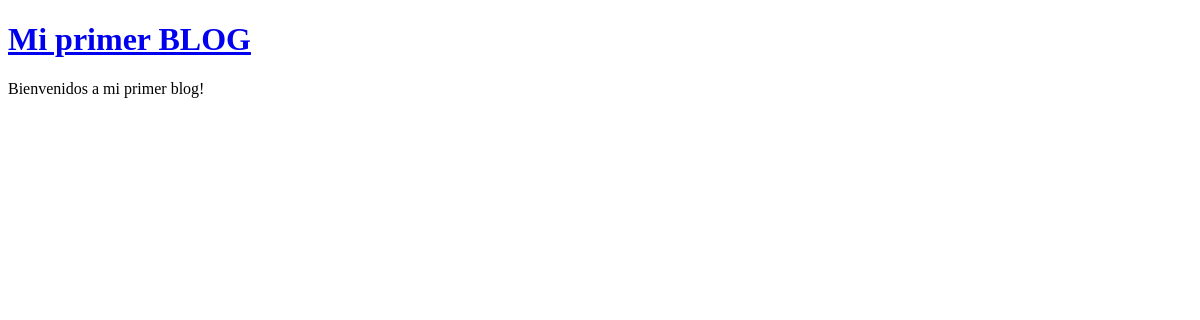
/blog/, run on an earlier commit of the app's database.
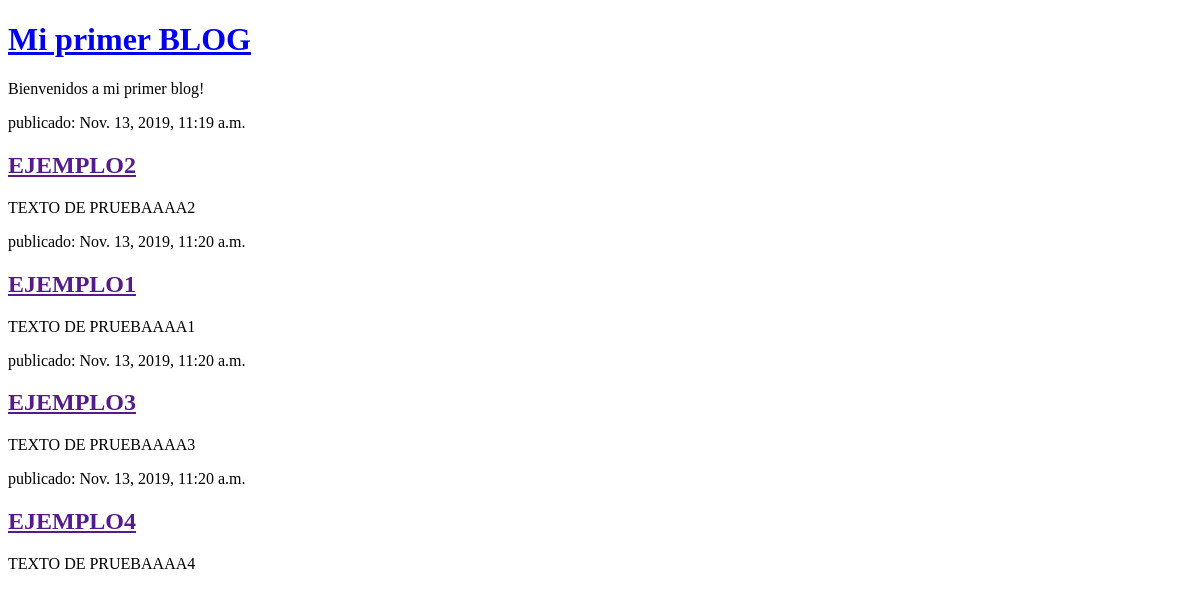
And on a later commit of the database.
### blog/models.py (models this page shows, shortened)
class Post(models.Model):
    author = models.ForeignKey('auth.User', on_delete=models.CASCADE)
    title = models.CharField(max_length=200)
    text = models.TextField()
    created_date = models.DateTimeField(
            default=timezone.now)
    published_date = models.DateTimeField(
            blank=True, null=True)

### blog/views.py (the view)
# urls.py: path('', views.post_list, name='post_list'),
def post_list(request):
    posts = Post.objects.filter(published_date__lte=timezone.now()).order_by('published_date')
    return render(request, 'blog/post_list.html', {'posts': posts})

### blog/templates/blog/post_list.html (shortened to what this page needs)
<!DOCTYPE html>
<html lang="en">
<head>
</head>
<body>
    <div>
        <h1><a href="/">Mi primer BLOG</a></h1>
        <p>Bienvenidos a mi primer blog!</p>
    </div>
    {% for post in posts %}
    <div>
        <p>publicado: {{post.published_date}}</p>
        <h2><a href="">{{post.title}}</a></h2>
        <p>{{post.text|linebreaksbr}}</p>
    </div>
    {% endfor %}
</body>
</html>

What changed in the data, as far as the page shows it:
added Post: published_date "Nov. 13, 2019, 11:19 a.m.", title "EJEMPLO2", text "TEXTO DE PRUEBAAAA2"
added Post: published_date "Nov. 13, 2019, 11:20 a.m.", title "EJEMPLO1", text "TEXTO DE PRUEBAAAA1"
added Post: published_date "Nov. 13, 2019, 11:20 a.m.", title "EJEMPLO3", text "TEXTO DE PRUEBAAAA3"
added Post: published_date "Nov. 13, 2019, 11:20 a.m.", title "EJEMPLO4", text "TEXTO DE PRUEBAAAA4"
